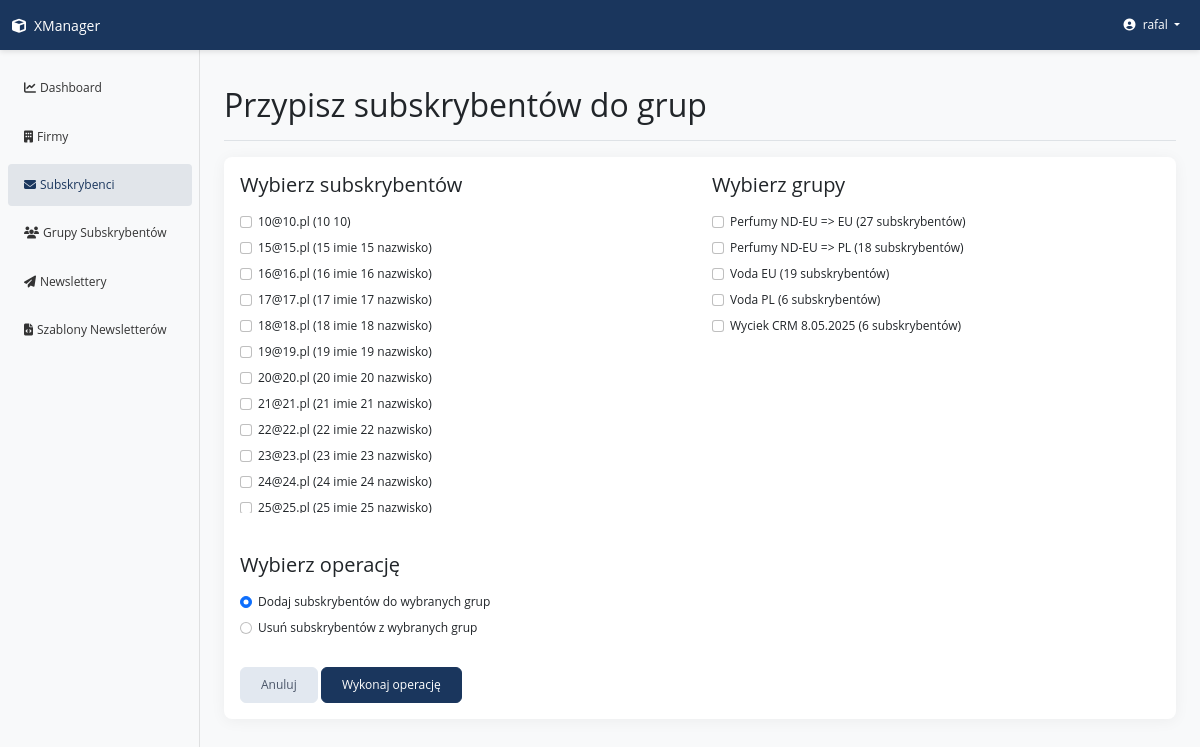
The app's page /subscribers/bulk-group-assign/ (signed in), older data.
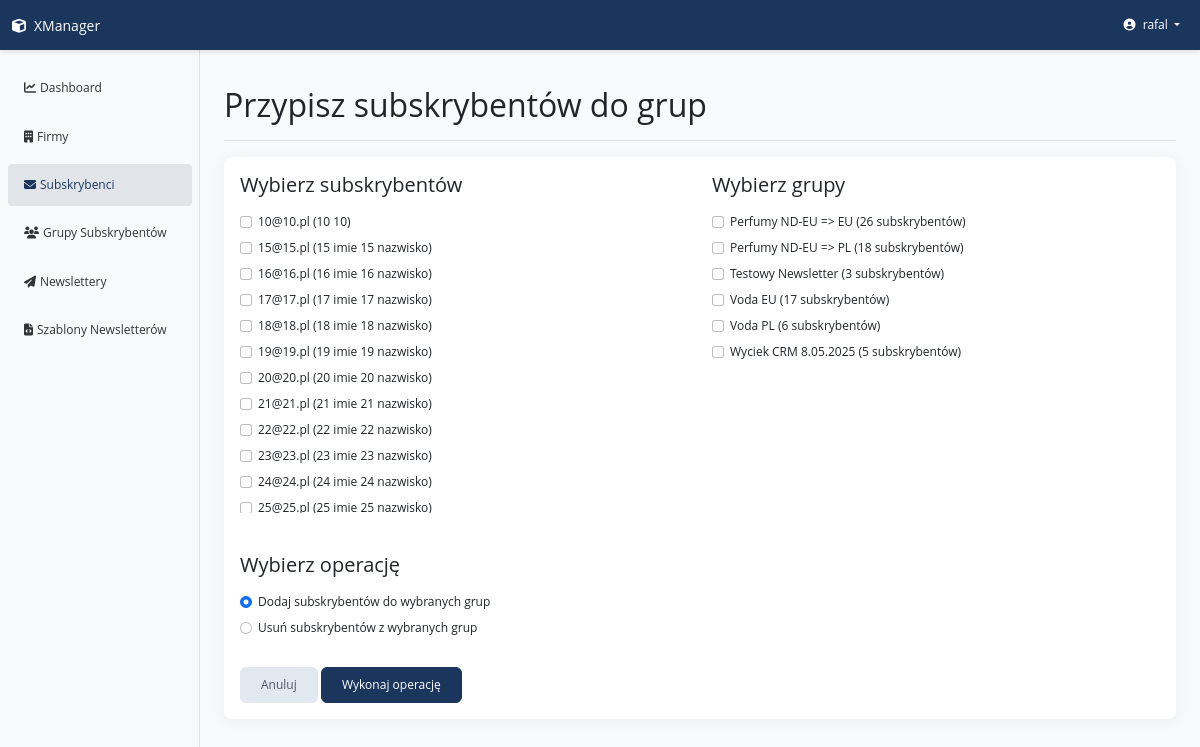
The same page, newer data.
### apps/subscriber/models.py (models this page shows, shortened)
class Subscriber(CoreModel):
    email = models.EmailField(unique=True, verbose_name='E-mail')
    first_name = models.CharField(
        max_length=100, blank=True, verbose_name='First name')
    last_name = models.CharField(
        max_length=100, blank=True, verbose_name='Last name')
    common_name = models.CharField(
        max_length=100, blank=True, verbose_name='Common name')
    newsletter_consent = models.BooleanField(
        default=True, verbose_name='Email consent')
    group_affiliation = models.ManyToManyField(
        'SubscriberGroup', related_name='subscriber', blank=True, verbose_name='Group affiliation')
    class Meta:
        ordering = ['email']
        verbose_name = ('Subscriber')
        verbose_name_plural = ('Subscribers')

class SubscriberGroup(CoreModel):
    group_name = models.CharField(max_length=100, verbose_name='Group name')
    class Meta:
        verbose_name = ('Subscriber Group')
        verbose_name_plural = ('Subscriber Groups')

### apps/subscriber/views.py (the view, shortened to what this page needs)
# urls.py: path('bulk-group-assign/', views.SubscriberBulkGroupAssignView.as_view(),
class SubscriberBulkGroupAssignView(LoginRequiredMixin, View):
    template_name = 'subscriber/bulk_group_assign.html'
    def get(self, request, *args, **kwargs):
        subscribers = Subscriber.objects.all().order_by('email')
        subscriber_groups = SubscriberGroup.objects.all().order_by('group_name')
        selected_subscriber_ids = request.GET.getlist('subscriber_ids', [])
        selected_subscriber_ids = [
            int(id) for id in selected_subscriber_ids if id.isdigit()]
        context = {
            'subscribers': subscribers,
            'subscriber_groups': subscriber_groups,
            'selected_subscriber_ids': selected_subscriber_ids
        }
        return render(request, self.template_name, context)

### templates/subscriber/bulk_group_assign.html (shortened to what this page needs)
{% extends "base.html" %}
{% block page_title %}Przypisz subskrybentów do grup{% endblock %}
{% block content %}
<div class="card">
    <div class="card-body">
        <form method="post" action="{% url 'subscribers:subscriber_bulk_group_assign' %}">
            <div class="row mb-4">
                <div class="col-md-6">
                    <h5 class="mb-3">Wybierz subskrybentów</h5>
                    <div style="max-height: 300px; overflow-y: auto;">
                        {% for subscriber in subscribers %}
                            <div class="form-check">
                                <input class="form-check-input" type="checkbox" name="subscriber_ids" id="subscriber_{{ subscriber.id }}" value="{{ subscriber.id }}" {% if subscriber.id in selected_subscriber_ids %}checked{% endif %}>
                                <label class="form-check-label" for="subscriber_{{ subscriber.id }}">
                                    {{ subscriber.email }} {% if subscriber.first_name or subscriber.last_name %}({{ subscriber.first_name }} {{ subscriber.last_name }}){% endif %}
                                </label>
                            </div>
                        {% endfor %}
                    </div>
                </div>
                <div class="col-md-6">
                    <h5 class="mb-3">Wybierz grupy</h5>
                    <div style="max-height: 300px; overflow-y: auto;">
                        {% for group in subscriber_groups %}
                            <div class="form-check">
                                <input class="form-check-input" type="checkbox" name="group_ids" id="group_{{ group.id }}" value="{{ group.id }}">
                                <label class="form-check-label" for="group_{{ group.id }}">
                                    {{ group.group_name }} ({{ group.subscriber.count }} subskrybentów)
                                </label>
                            </div>
                        {% endfor %}
                    </div>
                </div>
            </div>
            <div class="mb-4">
                <h5 class="mb-3">Wybierz operację</h5>
                <div class="form-check">
                    <input class="form-check-input" type="radio" name="action" id="action_add" value="add" checked>
                    <label class="form-check-label" for="action_add">
                        Dodaj subskrybentów do wybranych grup
                    </label>
                </div>
                <div class="form-check">
                    <input class="form-check-input" type="radio" name="action" id="action_remove" value="remove">
                    <label class="form-check-label" for="action_remove">
                        Usuń subskrybentów z wybranych grup
                    </label>
                </div>
            </div>
            <div class="mt-4">
                <a href="{% url 'subscribers:subscriber_list' %}" class="btn btn-secondary">Anuluj</a>
                <button type="submit" class="btn btn-primary">Wykonaj operację</button>
            </div>
        </form>
    </div>
</div>
{% endblock %}

Row changes from the older to the newer data that the page shows:
computed for SubscriberGroup "Perfumy ND-EU => EU": subscriber.count "27" → "26"
added SubscriberGroup: group_name "Testowy Newsletter", subscriber.count "3"
computed for SubscriberGroup "Voda EU": subscriber.count "19" → "17"
computed for SubscriberGroup "Wyciek CRM 8.05.2025": subscriber.count "6" → "5"
